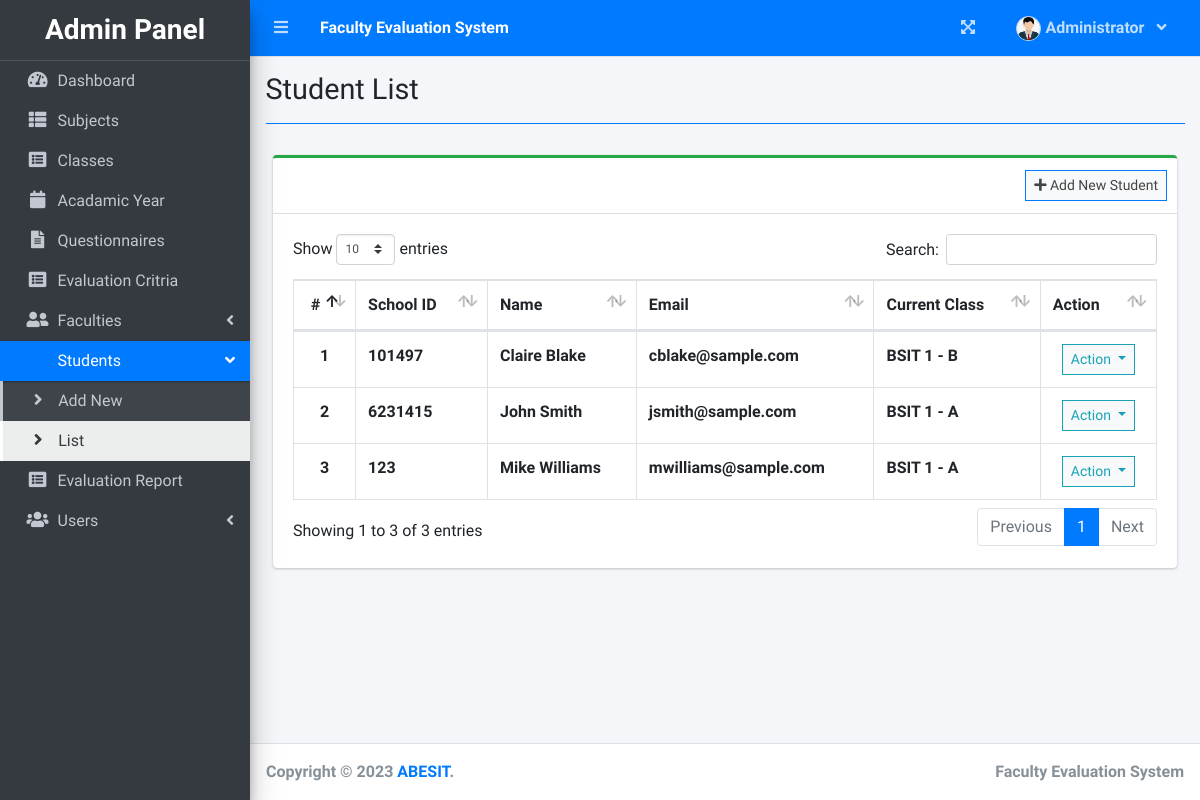
/index.php?page=student_list (signed in), run on an earlier commit of the app's database.
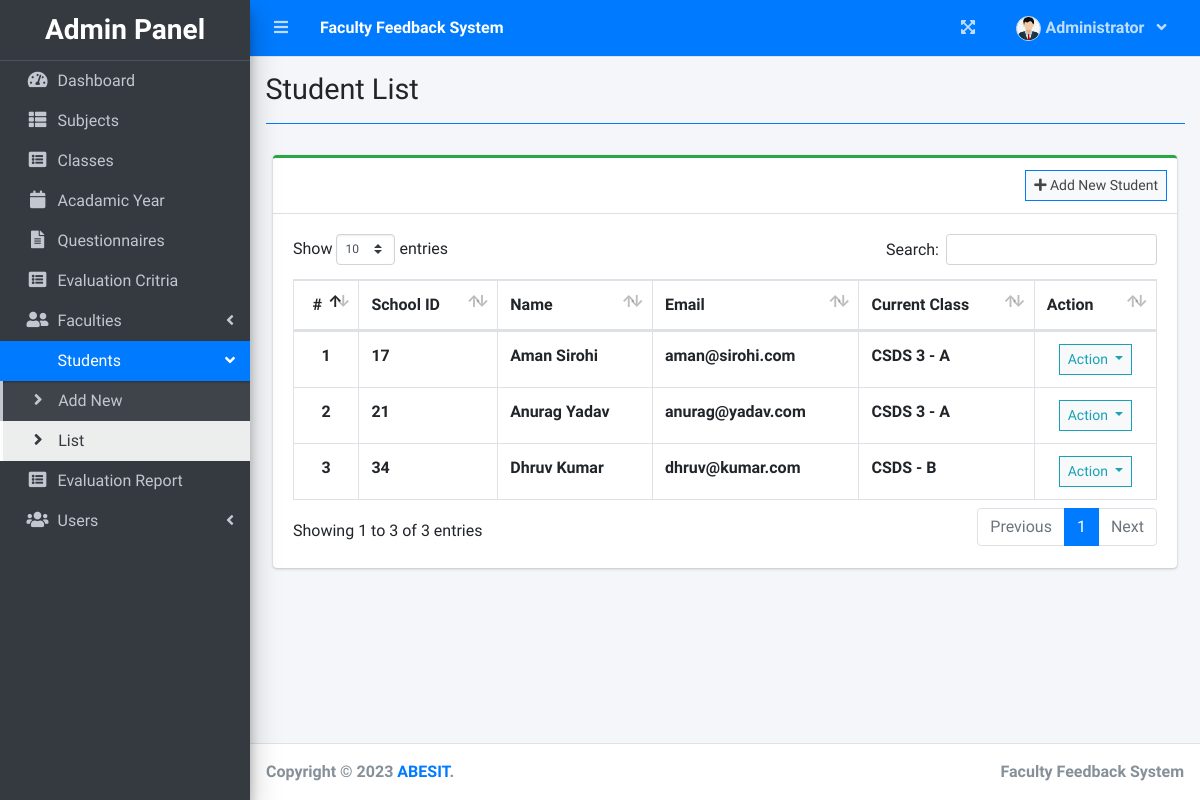
And on a later commit of the database.
### tables this page shows
CREATE TABLE `student_list` (
  `id` int(30) NOT NULL,
  `school_id` varchar(100) NOT NULL,
  `firstname` varchar(200) NOT NULL,
  `lastname` varchar(200) NOT NULL,
  `email` varchar(200) NOT NULL,
  `password` text NOT NULL,
  `class_id` int(30) NOT NULL,
  `avatar` text NOT NULL DEFAULT 'no-image-available.png',
  `date_created` datetime NOT NULL DEFAULT current_timestamp()
);

### admin/student_list.php (the view, shortened to what this page needs)
<?php include'db_connect.php' ?>
<div class="col-lg-12">
	<div class="card card-outline card-success">
		<div class="card-header">
			<div class="card-tools">
				<a class="btn btn-block btn-sm btn-default btn-flat border-primary" href="./index.php?page=new_student"><i class="fa fa-plus"></i> Add New Student</a>
			</div>
		</div>
		<div class="card-body">
			<table class="table tabe-hover table-bordered" id="list">
				<thead>
					<tr>
						<th class="text-center">#</th>
						<th>School ID</th>
						<th>Name</th>
						<th>Email</th>
						<th>Current Class</th>
						<th>Action</th>
					</tr>
				</thead>
				<tbody>
					<?php
					$i = 1;
					$class= array();
					$classes = $conn->query("SELECT id,concat(curriculum,' ',level,' - ',section) as `class` FROM class_list");
					while($row=$classes->fetch_assoc()){
						$class[$row['id']] = $row['class'];
					}
					$qry = $conn->query("SELECT *,concat(firstname,' ',lastname) as name FROM student_list order by concat(firstname,' ',lastname) asc");
					while($row= $qry->fetch_assoc()):
					?>
					<tr>
						<th class="text-center"><?php echo $i++ ?></th>
						<td><b><?php echo $row['school_id'] ?></b></td>
						<td><b><?php echo ucwords($row['name']) ?></b></td>
						<td><b><?php echo $row['email'] ?></b></td>
						<td><b><?php echo isset($class[$row['class_id']]) ? $class[$row['class_id']] : "N/A" ?></b></td>
						<td class="text-center">
							<button type="button" class="btn btn-default btn-sm btn-flat border-info wave-effect text-info dropdown-toggle" data-toggle="dropdown" aria-expanded="true">
		                      Action
		                    </button>
						</td>
					</tr>
				<?php endwhile; ?>
				</tbody>
			</table>
		</div>
	</div>
</div>

### index.php (shortened to what this page needs)
<!DOCTYPE html>
<html lang="en">
<?php
	include 'header.php'
?>
<body class="hold-transition sidebar-mini layout-fixed layout-navbar-fixed layout-footer-fixed">
<div class="wrapper">
  <?php include 'topbar.php' ?>
  <?php include $_SESSION['login_view_folder'].'sidebar.php' ?>
  <div class="content-wrapper">
    <div class="content-header">
      <div class="container-fluid">
        <div class="row mb-2">
          <div class="col-sm-6">
            <h1 class="m-0"><?php echo $title ?></h1>
          </div>
        </div>
            <hr class="border-primary">
      </div>
    </div>
    <section class="content">
      <div class="container-fluid">
         <?php
            $page = isset($_GET['page']) ? $_GET['page'] : 'home';
            if(!file_exists($_SESSION['login_view_folder'].$page.".php")){
                include '404.html';
            }else{
            include $_SESSION['login_view_folder'].$page.'.php';
            }
          ?>
      </div>
    </section>
  </div>
  <footer class="main-footer">
    <strong>Copyright &copy; 2023 <a href="">ABESIT</a>.</strong>
    <div class="float-right d-none d-sm-inline-block">
      <b><?php echo $_SESSION['system']['name'] ?></b>
    </div>
  </footer>
</div>
</body>
</html>

### topbar.php (shortened to what this page needs)
<nav class="main-header navbar navbar-expand navbar-primary navbar-dark ">
  <ul class="navbar-nav">
    <?php if(isset($_SESSION['login_id'])): ?>
    <li class="nav-item">
      <a class="nav-link" data-widget="pushmenu" href="" role="button"><i class="fas fa-bars"></i></a>
    </li>
  <?php endif; ?>
    <li>
      <a class="nav-link text-white"  href="./" role="button"> <large><b><?php echo $_SESSION['system']['name'] ?></b></large></a>
    </li>
  </ul>
  <ul class="navbar-nav ml-auto">
    <li class="nav-item">
      <a class="nav-link" data-widget="fullscreen" href="#" role="button">
        <i class="fas fa-expand-arrows-alt"></i>
      </a>
    </li>
   <li class="nav-item dropdown">
          <a class="nav-link"  data-toggle="dropdown" aria-expanded="true" href="javascript:void(0)">
            <span>
              <div class="d-felx badge-pill">
                <span class=""><img src="assets/uploads/<?php echo $_SESSION['login_avatar'] ?>" alt="" class="user-img border "></span>
                <span><b><?php echo ucwords($_SESSION['login_firstname']) ?></b></span>
                <span class="fa fa-angle-down ml-2"></span>
              </div>
            </span>
          </a>
    </li>
  </ul>
</nav>

What changed in the data, as far as the page shows it:
changed student_list: school "6231415" → "17"; name "John Smith" → "Aman Sirohi"; email "jsmith@sample.com" → "aman@sirohi.com"; class "BSIT 1 - A" → "CSDS 3 - A"
changed student_list: school "123" → "21"; name "Mike Williams" → "Anurag Yadav"; email "mwilliams@sample.com" → "anurag@yadav.com"; class "BSIT 1 - A" → "CSDS 3 - A"
changed student_list: school "101497" → "34"; name "Claire Blake" → "Dhruv Kumar"; email "cblake@sample.com" → "dhruv@kumar.com"; class "BSIT 1 - B" → "CSDS - B"; moves down the list
Also different on the page:
$_SESSION['system']['name']: "Faculty Evaluation System" → "Faculty Feedback System"
